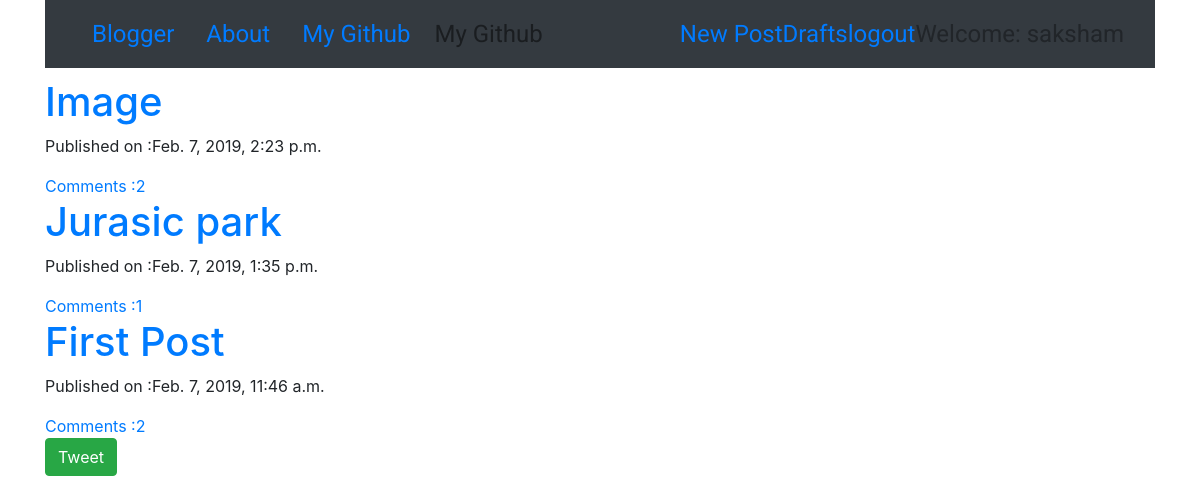
The app's page / (signed in) with its own data.
### blog/models.py (models this page shows, shortened)
class Post(models.Model):
    author = models.ForeignKey('auth.User',on_delete=models.CASCADE)
    title = models.CharField(max_length=200)
    text = models.TextField()
    created_date = models.DateTimeField(default=timezone.now)
    published_date = models.DateTimeField(null=True,blank=True)
    def approve_comment(self):
        return self.comments.filter(approved_comment=True)

### blog/views.py (the view)
# urls.py: path('',views.PostListView.as_view(),name='post_list'),
class PostListView(ListView):
    model = Post
    def get_queryset(self):
        return Post.objects.filter(published_date__lte=timezone.now()).order_by('-published_date')

### blog/templates/blog/post_list.html
{% extends "blog/base.html" %}
{% block content%}
<div class="centerstage">
  {% for post in post_list %}
  <div class="post">
    <h1><a href="{% url 'post_detail' pk=post.pk%}"> {{post.title}} </a></h1>
    <div class="date">
      <p>Published on :{{post.published_date}}</p>
    </div>
    <a href="{% url 'post_detail' pk=post.pk %}">Comments :{{ post.approve_comment.count }}</a>
  </div>
  {% endfor %}
</div>
{% endblock %}

### blog/templates/blog/base.html (shortened to what this page needs)
<!DOCTYPE html>
{% load staticfiles %}
<html lang="en" dir="ltr">
  <head>
   <link rel="stylesheet" href="https://stackpath.bootstrapcdn.com/bootstrap/4.2.1/css/bootstrap.min.css">
<link rel="stylesheet" href="//cdn.jsdelivr.net/npm/medium-editor@latest/dist/css/medium-editor.min.css" type="text/css" media="screen" charset="utf-8">
    <link rel="stylesheet" href="{% static 'css/blog.css'%}">
  </head>
  <body>
    <div class="container">
      <nav class="navbar navbar-expand-lg navbar-light bg-dark techfont custom-nabvar mr-auto ">
        <div class="container">
          <a class="nav-link" class="navbar-brand bigbrand" href="{% url 'post_list' %}">Blogger</a>
          <a class="nav-link" href="{% url  'about' %}">About</a>
          <a class="nav-link" href="https://github.com/saksham22/">My Github</a>
          <ul class="navbar-nav mr-auto">
            <li class="nav-item"><a class="nav-link" href="https://github.com/saksham22/">My Github</a></li>
          </ul>
        <ul class="navbar-nav ">
            {%if user.is_authenticated%}
            <li><a href="{% url 'post_view'%}">New Post</a></li>
            <li><a href="{% url 'post_draft_list' %}">Drafts</a></li>
            <li><a href="{% url 'logout' %}">logout</a></li>
            <li><a>Welcome: {{ user.username }}</a></li>
            {%else%}
            <li><a href="{%url 'login' %}"><span class="glyphicon glyphicon-user"></span> Login</a></li>
            {% endif %}
        </div>
      </nav>
    </div>
<div class="container">
{% block content%}{% endblock %}
</div>
{%if user.is_authenticated%}
<div class="container">
        <a href="{%url 'tweet' %}"><button type="submit" class="btn btn-success loader" >Tweet</button></a>
</div>
{% endif %}
  </body>
</html>

### blog/static/css/blog.css (style rules this page uses)
.techfont { font-family: 'Roboto', sans-serif; font-size: 1.5em; margin-bottom: 10px; }
.centerstage { margin-left: auto; margin-right: auto; }
.loader { filter:hue-rotate(0deg); color: linear-gradient(45deg,#0f8,#08f); animation:hue 5000ms infinite linear; }

### records on screen
Post: title "Image", published_date "Feb. 7, 2019, 2:23 p.m.", approve_comment.count "2"
Post: title "Jurasic park", published_date "Feb. 7, 2019, 1:35 p.m.", approve_comment.count "1"
Post: title "First Post", published_date "Feb. 7, 2019, 11:46 a.m.", approve_comment.count "2"

### other values on screen
{{ user.username }} "saksham"
